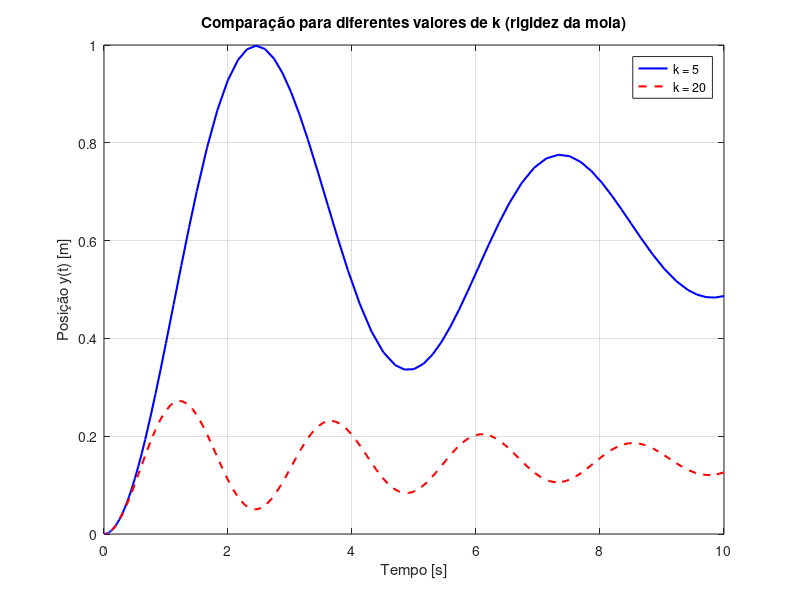

The MATLAB source for this figure:
function simulaMassaMolad
    % Parâmetros fixos
    m = 3;        % kg
    c = 1;        % Ns/m
    T = 10;       % tempo final
    x0 = [0; 0];  % condições iniciais

    % Dois valores de rigidez da mola
    k1 = 5;   % mola mais fraca
    k2 = 20;  % mola mais rígida

    % Simulação com k1
    [t1, x1] = ode45(@(t,x) modeloMassaMola(t, x, m, c, k1), [0 T], x0);

    % Simulação com k2
    [t2, x2] = ode45(@(t,x) modeloMassaMola(t, x, m, c, k2), [0 T], x0);

    % Plotando ambas
    figure
    plot(t1, x1(:,1), 'b', 'DisplayName', 'k = 5', 'LineWidth', 1.5)
    hold on
    plot(t2, x2(:,1), 'r--', 'DisplayName', 'k = 20', 'LineWidth', 1.5)
    xlabel('Tempo [s]')
    ylabel('Posição y(t) [m]')
    title('Comparação para diferentes valores de k (rigidez da mola)')
    legend
    grid on
end

function dx = modeloMassaMola(t, x, m, c, k)
    f = 3;
    dx = zeros(2,1);
    dx(1) = x(2);
    dx(2) = (1/m)*(f - c*x(2) - k*x(1));
end

% Um valor menor de k mola mais fraca resulta em maior deslocamento final e
% respossta mais lenta. Um valor maior de mola mais rígida resulta em menor
% deslocamento final resposta mais rápida, com maior frequência de
% oscilação.
